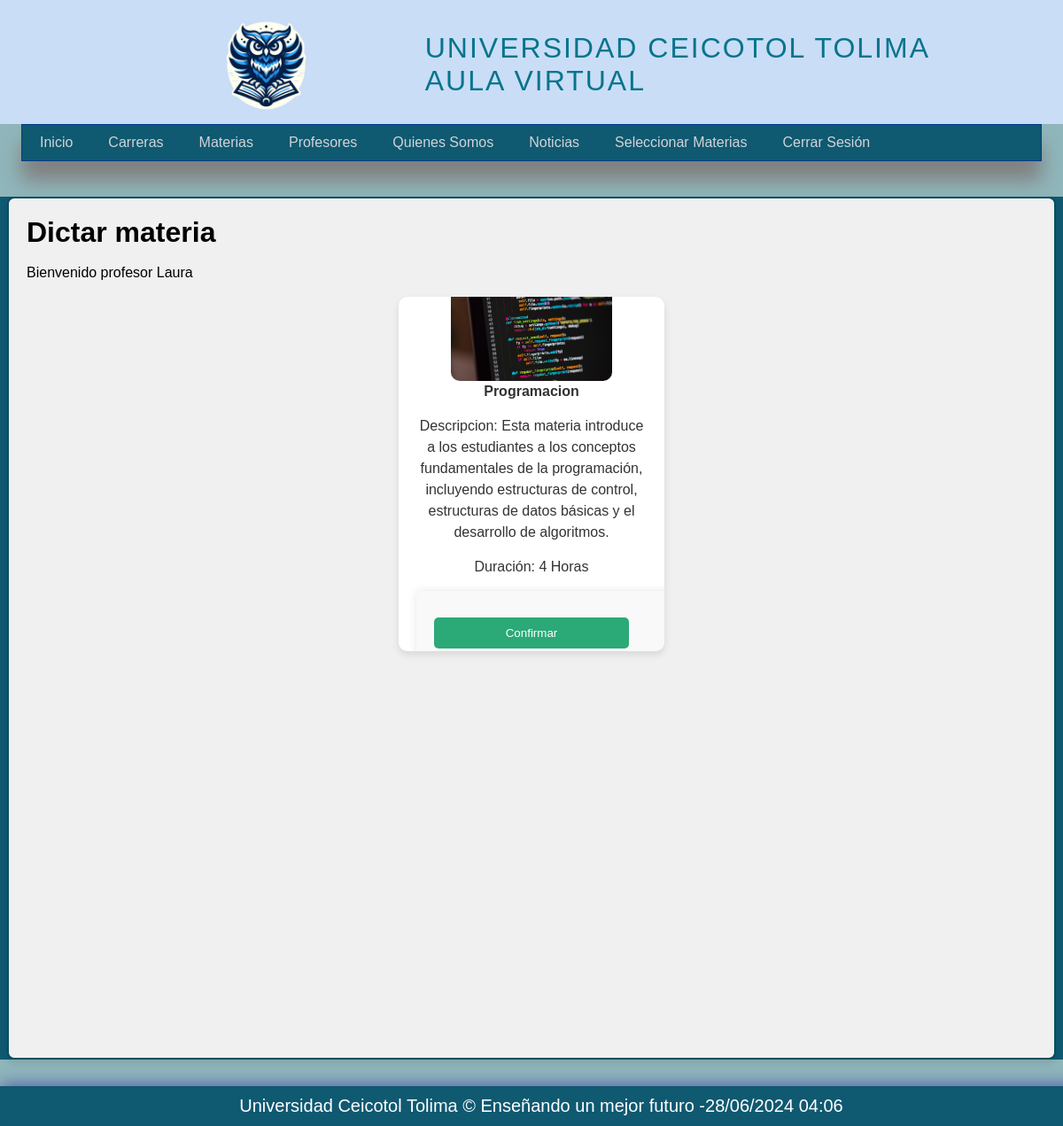
/dictar_materia/1/ (signed in), run on the app's committed database.
### apps/profesores/models.py (models this page shows)
class Profesor(models.Model):
    user = models.OneToOneField(User, on_delete=models.CASCADE, related_name="profesor")
    nombre = models.CharField(max_length=100)
    apellido = models.CharField(max_length=100)
    email = models.EmailField()
    foto = models.ImageField(upload_to='fotos_profesores/', blank=True, null=True)
    especialidad = models.CharField(max_length=100)
    experiencia = models.TextField()
    fecha_postulacion = models.DateTimeField(auto_now_add=True)
    materia = models.ManyToManyField(
        'materias.Materia',
        related_name="profesores_materias"
    )
    carrera = models.ManyToManyField(
        'carreras.Carreras',
        related_name="profesores"
    )
    def __str__(self):
        return f"{self.nombre} {self.apellido}"

### apps/materias/models.py (models this page shows, shortened)
class Materia(models.Model):
    NombreMateria = models.CharField(max_length=100, verbose_name="Nombre de la materia")
    DescripcionMateria = models.TextField(verbose_name="Descripcion de la materia")
    CreacionMateria = models.DateTimeField(auto_now_add=True, verbose_name="creacion de la materia")
    duraccionMateria = models.CharField(verbose_name="Duracion de la materia", max_length=100)
    carreras = models.ForeignKey(
        'carreras.Carreras',
        on_delete=models.CASCADE,
        related_name='Materia'
    )
    imagenesMateria = models.ImageField(upload_to="Materias/")
    profesor = models.ForeignKey(
        'profesores.Profesor',
        on_delete=models.SET_NULL,
        null=True,
        blank=True,
        related_name='Materia_dictadas'
    )

### apps/profesores/views.py (the view)
# urls.py: path('dictar_materia/<int:materia_id>/', dictar_materia, name='dictar_materia'),
@login_required
def dictar_materia(request, materia_id):
    try:
        materia = Materia.objects.get(id=materia_id)
    except Materia.DoesNotExist:
        messages.error(request, 'La materia no existe.')
        return redirect('home')
    if materia.profesor is not None and materia.profesor != request.user.profesor:
        messages.error(request, f'La materia ya está siendo dictada por {materia.profesor.user.username}.')
        return redirect('home')
    if request.method == 'POST':
        materia.profesor = request.user.profesor
        materia.save()
        messages.success(request, 'Ahora estás dictando la materia.')
        return redirect('home')
    context = {
        'materia': materia,
    }
    return render(request, 'profesores/dictar_materia.html', context)

### templates/profesores/dictar_materia.html (shortened to what this page needs)
{% extends 'layout/layout.html' %}
{% load static %}
{% block content %}
<link rel="stylesheet" href="https://cdnjs.cloudflare.com/ajax/libs/toastr.js/latest/toastr.min.css">
<h1>Dictar materia</h1>
<br>
<p>Bienvenido profesor {{request.user.profesor.nombre}}</p>
<br>
<div class="detail_main-container">
    <div class="detail_career-container">
        <img src="{{ materia.imagenesMateria.url }}" alt="{{ manteria.NombreMateria }}" class="career-image">
        <h2 class="texto-carrera">{{ materia.NombreMateria }}</h2>
        <p class="texto-carrera">Descripcion: {{ materia.DescripcionMateria }}</p>
        <p class="texto-carrera">Duración: {{ materia.duraccionMateria }}</p>
        <form method="post">
            <button style="width: 220px; " class="button-register" type="submit">Confirmar</button>
        </form>
    </div>
</div>
{% endblock content %}

### static/css/style.css (style rules this page uses)
* { margin: 0px; padding: 0px; font-family: sans-serif, Arial, Helvetica; text-decoration: none; }
body { font-family: Verdana, Geneva, Tahoma, sans-serif; background-color: #8fb6bb; }
form { max-width: 500px; margin: 20px auto; padding: 20px; background-color: #f9f9f9; border-radius: 5px; box-shadow: 0 0 10px rgba(0, 0, 0, 0.1); }
button[type="submit"] { display: block; width: 100%; padding: 10px; background-color: #2ba977; color: white; border: none; border-radius: 5px; cursor: pointer; }
form { width: 50%; margin: 0 auto; }
.button-register { text-align: center; background-color: #0f5971; color: #fff; padding: 10px 20px; border: none; cursor: pointer; margin-block: 10px; }
form { width: 300px; margin: 0 auto; }
img { display: block; margin: auto; width: 70%; }
.detail_main-container { display: flex; justify-content: center; flex-wrap: wrap; gap: 20px; }
.detail_career-container { background-color: white; border-radius: 10px; box-shadow: 0 4px 8px rgba(0,0,0,0.1); width: 300px; height: 400px; padding: 20px; box-sizing: border-box; display: flex; flex-direction: column; justify-content: center; align-items: center; text-align: center; overflow-y: scroll; scrollbar-width: none; -ms-overflow-style: none; }
.texto-carrera { font-size: 16px; line-height: 1.5; color: #333; margin-bottom: 15px; margin-top: 0; }
.career-image { max-width: 100%; height: auto; border-radius: 10px; object-fit: cover; }

### data on the page
Materia: imagenesMateria (picture), NombreMateria "Programacion", DescripcionMateria "Esta materia introduce a los estudiantes a los conceptos fundamentales de la programación, incluyendo estructuras de control, estructuras de datos básicas y el desarrollo de algoritmos.", duraccionMateria "4 Horas"

### other printed values
{{ request.user.profesor.nombre }} "Laura"
